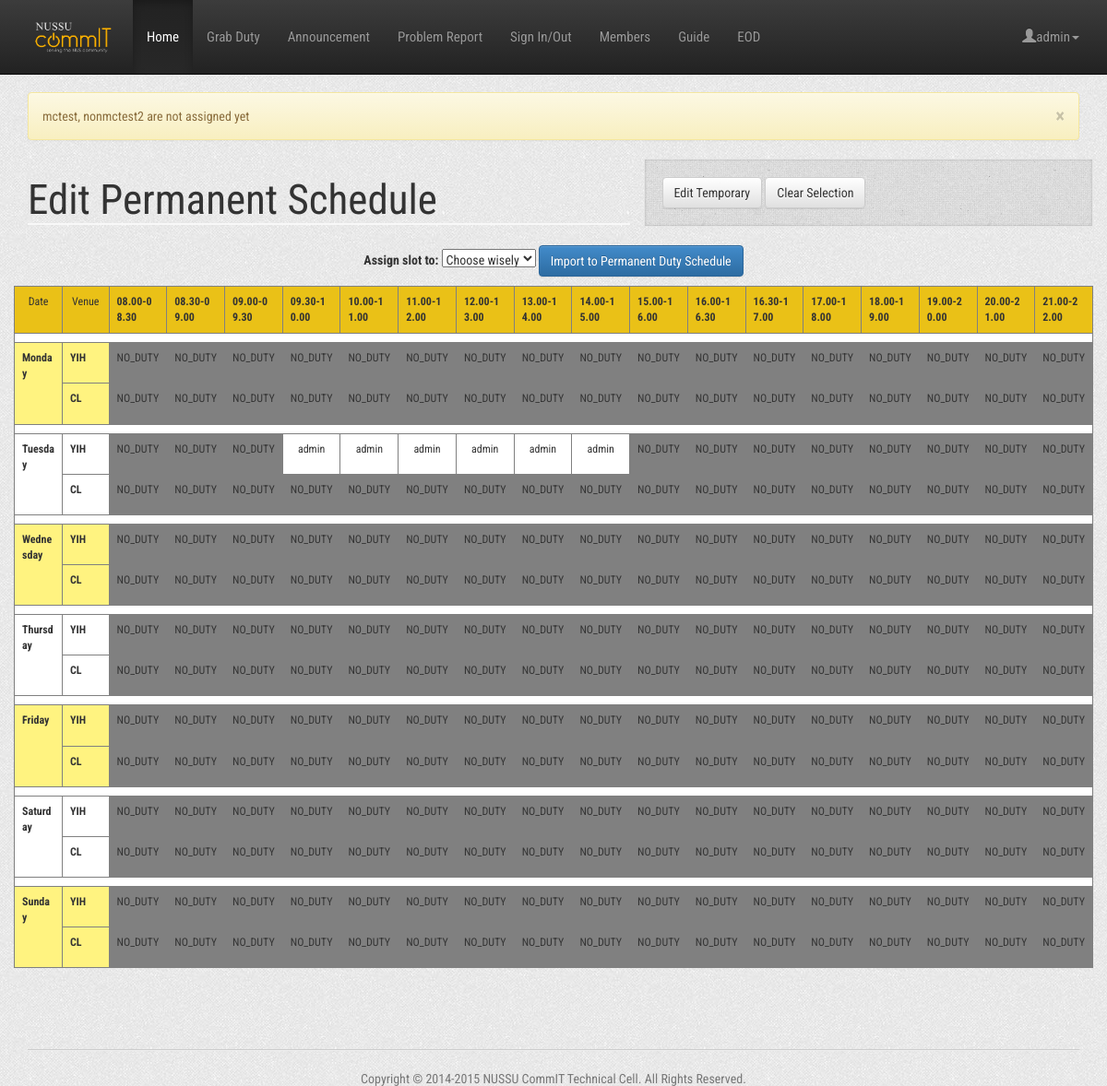
The app's page /automateschedule.php (signed in), older data.
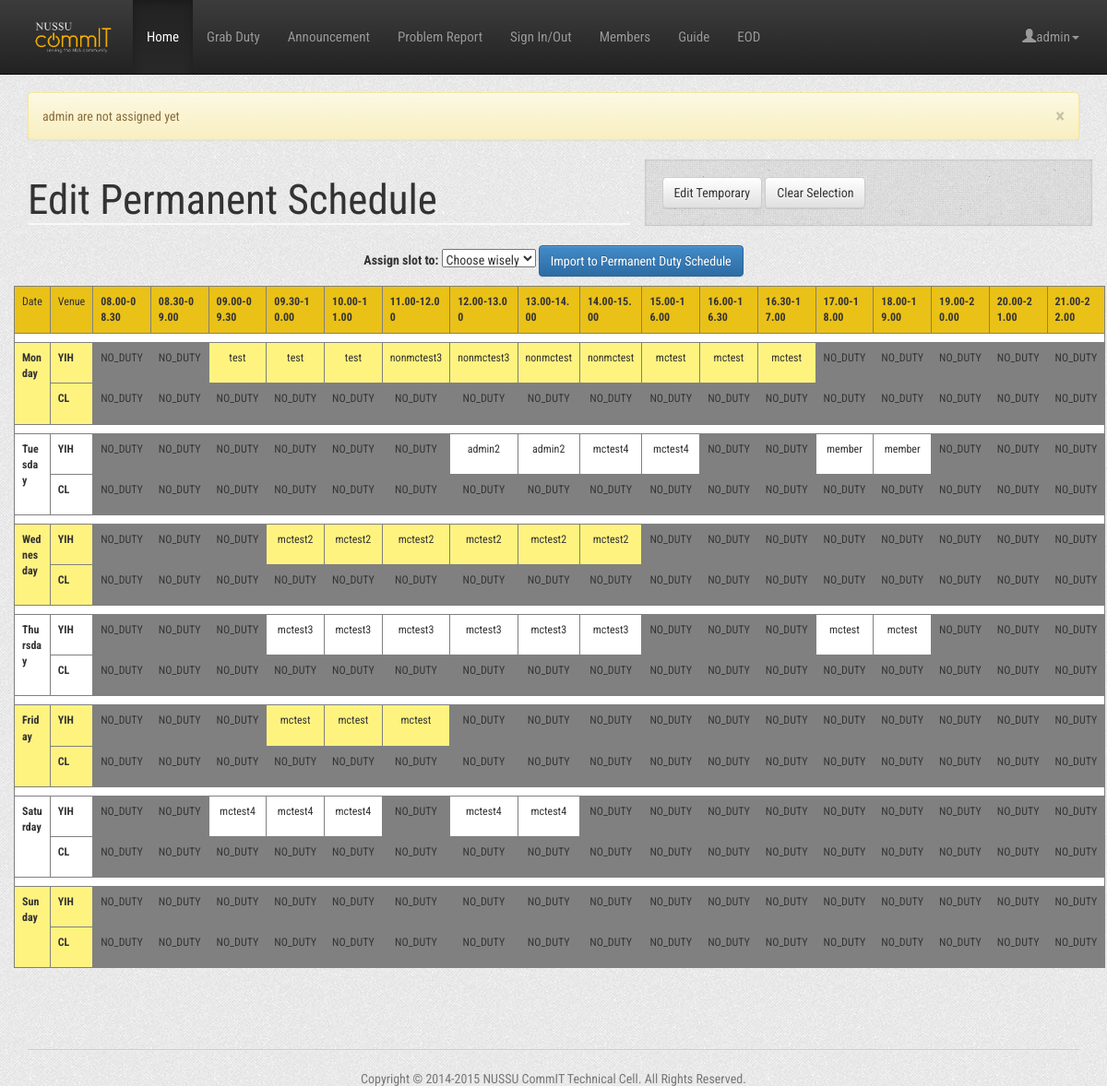
The same page, newer data.
### tables this page shows
CREATE TABLE IF NOT EXISTS `users` (
  `id` int(11) NOT NULL,
  `name` varchar(40) NOT NULL,
  `matric_number` varchar(30) DEFAULT NULL,
  `contact` varchar(30) DEFAULT NULL COMMENT 'phone number',
  `password` varchar(60) NOT NULL,
  `email` varchar(50) NOT NULL DEFAULT '',
  `is_admin` tinyint(1) NOT NULL DEFAULT '0',
  `cell` varchar(24) NOT NULL DEFAULT 'none',
  `position` varchar(24) NOT NULL DEFAULT 'Subcom',
  `new_ann` int(11) NOT NULL DEFAULT '1',
  `status` int(1) NOT NULL DEFAULT '1' COMMENT 'activation status',
  `temp1` int(11) NOT NULL,
  `temp2` int(11) NOT NULL,
  `tracking` varchar(11) NOT NULL DEFAULT '0',
  `duty` int(11) NOT NULL DEFAULT '1',
  `notification` int(11) NOT NULL DEFAULT '0'
);

### automateschedule.php (the view, shortened to what the changed rows need)
<?php include_once(dirname(__FILE__).'/Controller/DutyController.php');?>
<?php include_once(dirname(__FILE__).'/Controller/UserController.php');?>
<?php include_once(dirname(__FILE__).'/Controller/ScheduleController.php');?>
<?php
    $dutyController = DutyController::getInstance();
    $userController = UserController::getInstance();
    $scheduleController = ScheduleController::getInstance();
    $userID = $_SESSION['user_id'];
    if ($userController->isAdmin($userID) == 0) {
        header("Location: index");
		exit;
    }
    if(isset($_POST['assign_to'])) {
        for ($i = 1; $i <= 119; ++$i) {
            foreach (['yih','cl'] as $j) {
                if ($_POST["assignto_".$j."_".$i] != 'unset') {
                    $newUser = new User($_POST["assignto_".$j."_".$i], null, null, null, null, null, null, null);
                    $duty = new Duty($i, null, null, null, $j);
                    $dutyController->assignPermanentDuty($newUser,$duty);
                }
            }
        }
        header("Location: index");
        exit;
    } else {
        $automatedSchedule = $scheduleController->automateScheduling();
    }
    $dayList = ["Monday","Tuesday","Wednesday","Thursday","Friday","Saturday","Sunday"];
    $day = "Monday";
    $dutySchedule = $dutyController->getOriginalDutySchedule($day);
?>
<html>
	<head>
		<link href="includes/css/bootstrap.min.css" rel="stylesheet">
		<link href="includes/css/bootstrap-theme.min.css" rel="stylesheet">
        <link href="includes/css/style.css" rel="stylesheet">
	</head>
    <body>
        <div class="container">
            <?php
                if(isset($_SESSION['warning'])){
                    echo '<div class="alert alert-warning alert-dismissible">
                        <button type="button" class="close" data-dismiss="alert" aria-label="Close">
                        <span aria-hidden="true">&times;</span></button>'.$_SESSION['warning'].'</div>';
                }
            ?>
            <div class="row">
                <div class="col-sm-7">
                    <h1>Edit Permanent Schedule</h1>
                </div>
                <div class="col-sm-5 well">
                </div>
            </div>
        <div class="row">
        <form action="editschedule" method="post">
            <table border=1 class="table edittable">
                <tr class='table_header'>
                    <?php
                    for ($i = 0; $i < count($dutySchedule); ++$i)
                    {
                        echo "<th class=\"breakword timeslot\">".$dutySchedule[$i]["time"]."</th>";
                    }
                    ?>
                </tr>
                <?php
                function printTable($location, $dayIndex) {
                    global $userController;
                    global $automatedSchedule;
                    global $day;
                        for ($j = $dayIndex * 17 + 1; $j <= ($dayIndex + 1) * 17; ++$j)
                        {
                            $dutyID = $j;
                            $supervisorID = $automatedSchedule[$location][$j];
                            $name = $userController->getUserName($supervisorID);
                            $onclickFunction = "\"cellClickHandler('" . $location . "', " . $dutyID . ", '" . $day ."')\"";
                            $onmouseoverFunction = "\"cellMouseoverHandler('" . $location . "', " . $dutyID . ", '" . $day ."')\"";
                            $id = "cell_" . $location . "_" . $dutyID . "_" . $day;
                            echo "<td class='duty_cell ";
                            if ($name == "Drop") {
                                echo "dropped_cell";
                            } else if ($name == "NO_DUTY") {
                                echo "noduty_cell";
                            }
                            echo "'";
                            echo "id=" . $id . " onclick=" . $onclickFunction . " onmouseover=" . $onmouseoverFunction . ">";
                            echo "<p> $name </p>";
                            echo "</td>";
                        }
                }
                for ($i = 0; $i < 7; ++$i)
                {
                    echo "<tr class='blank_row'/>";
                    $day = $dayList[$i];
                    $cellClass = ($i % 2 == 0 ? "yellow_cell" : "white_cell");
                    echo "<tr class=$cellClass>\n";
                        echo "<th rowspan=2 class=\"breakword\">".$day."</th>";
                        echo "<th>YIH</th>";
                        printTable("yih", $i);
                    echo "</tr>\n";
                    echo "<tr class=$cellClass>\n";
                        echo "<th>CL</th>";
                    echo "</tr>\n";
                }
                ?>
            </table>
        </form>
        </div>
        </div>
  </body>
</html>

Row changes from the older to the newer data that the page shows:
no longer on this page (row edited): users: name "admin"
added users: name "test"
added users: name "nonmctest3"
now on this page (row edited): users: name "nonmctest"
now on this page (row unchanged): users: name "mctest"
added users: name "admin2"
added users: name "mctest4"
added users: name "member"
added users: name "mctest2"
added users: name "mctest3"
Text that changed along with them:
$_SESSION['warning']: "mctest, nonmctest2 are not assigned yet" → "admin are not assigned yet"
list line gone: "NO_DUTY NO_DUTY NO_DUTY NO_DUTY NO_DUTY NO_DUTY NO_DUTY NO_DUTY NO_DUTY NO_DUTY"
list line gone: "NO_DUTY NO_DUTY NO_DUTY NO_DUTY NO_DUTY NO_DUTY"
list line gone: "NO_DUTY NO_DUTY NO_DUTY NO_DUTY NO_DUTY NO_DUTY NO_DUTY NO_DUTY"
list line gone: "NO_DUTY NO_DUTY NO_DUTY"
list line gone: "NO_DUTY NO_DUTY NO_DUTY NO_DUTY NO_DUTY"
